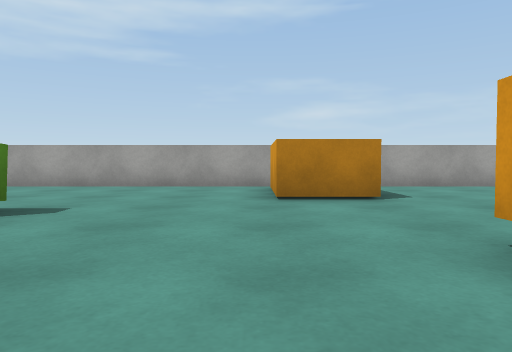
View 1 (above)

24 first-person views from a walk through a 3-D level made in the Unity game engine. The camera is 0.55 m above the floor, tilts 2° down and sees 70° across. The floor is counted in squares, 1 m on a side. Each view is taken from the middle of a square. On the plan, view 1 faces up. The plan holds only what a view shows up to about 9 squares ahead; the rest is blank. The place goes on beyond the plan. The player is left out. Surface patterns are stand-ins for the level's own textures.

View 2
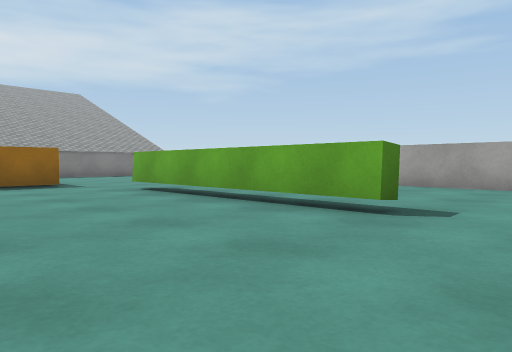

View 3
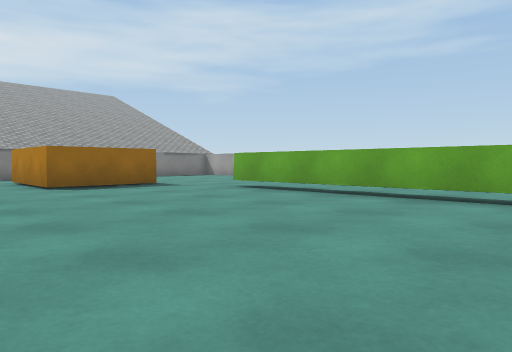

View 4
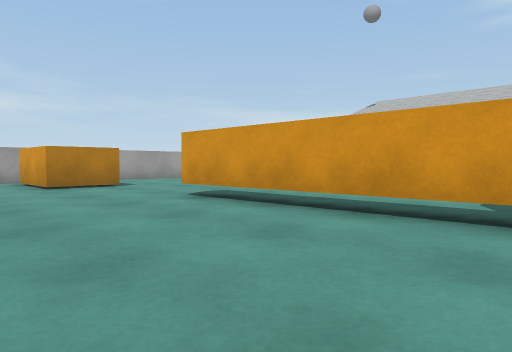

View 5
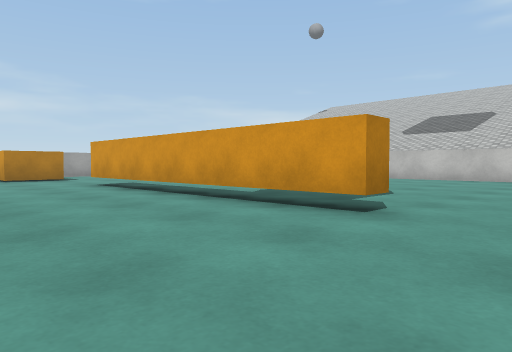

View 6
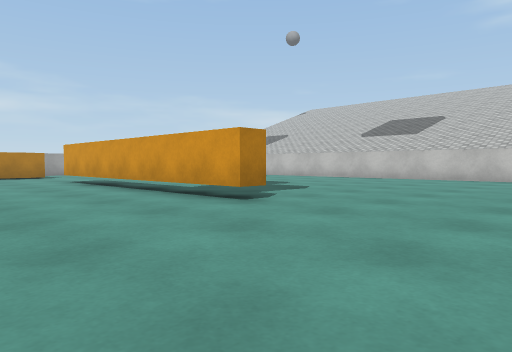

View 7
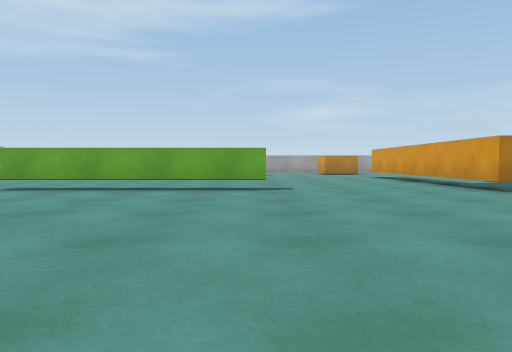

View 8
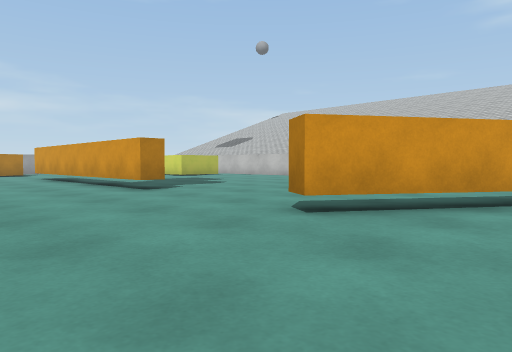

View 9
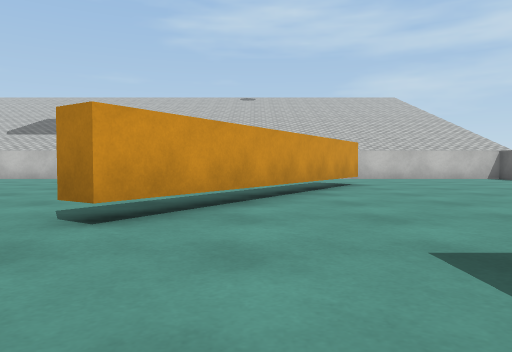

View 10
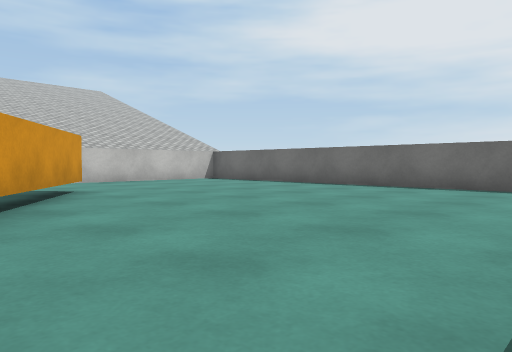

View 11
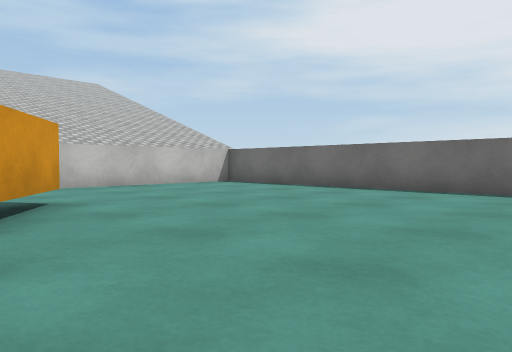

View 12
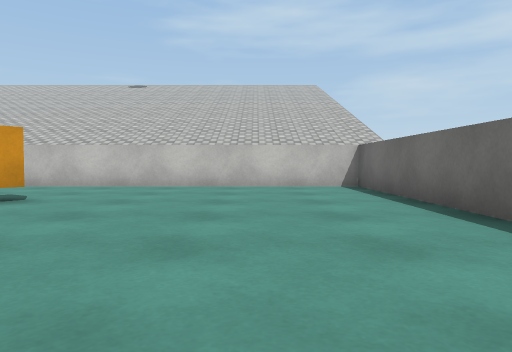

View 13
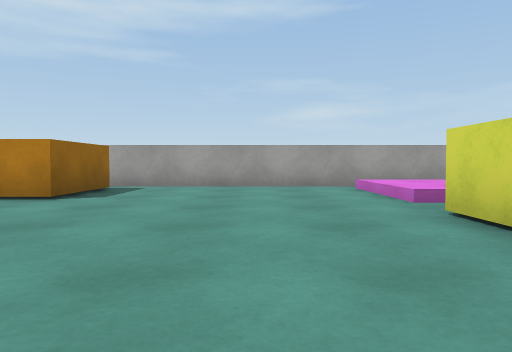

View 14
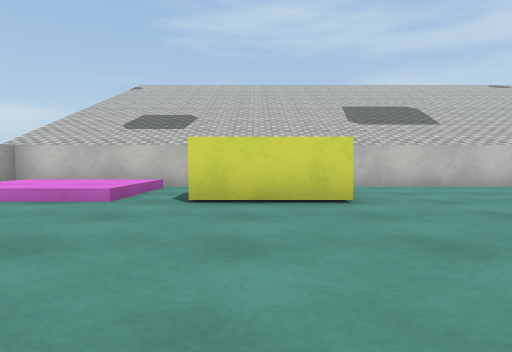

View 15
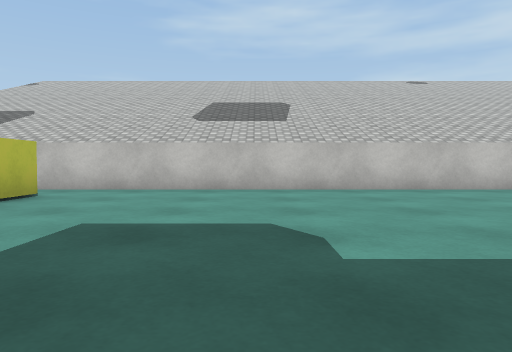

View 16
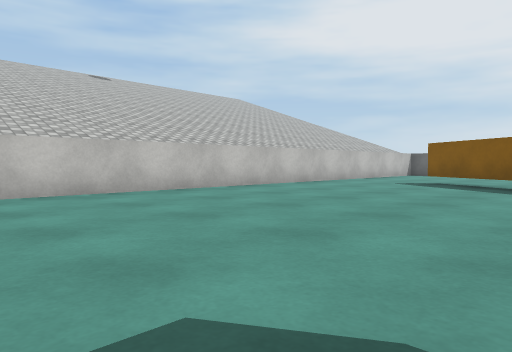

View 17
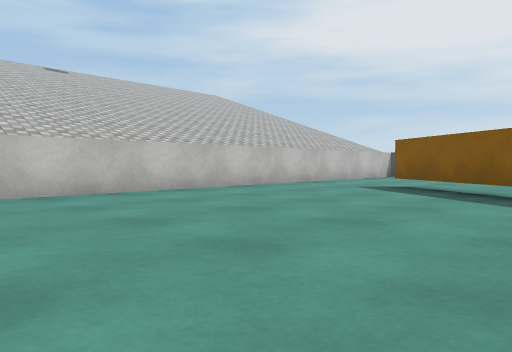

View 18
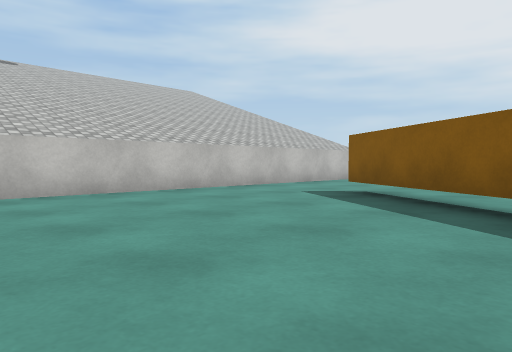

View 19
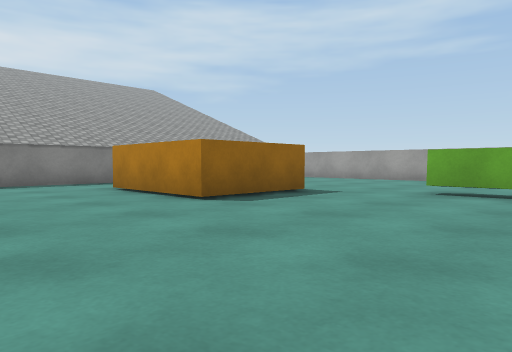

View 20
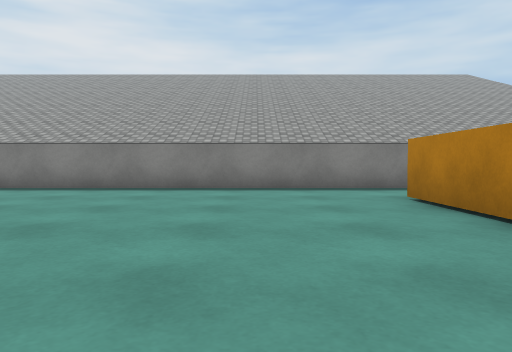

View 21
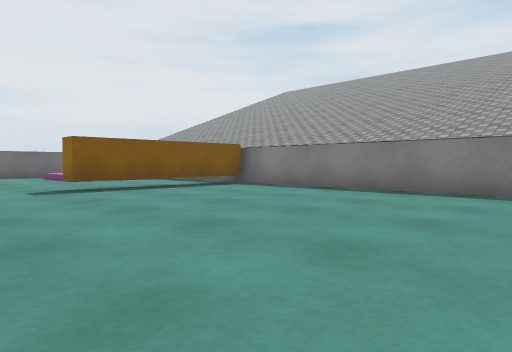

View 22
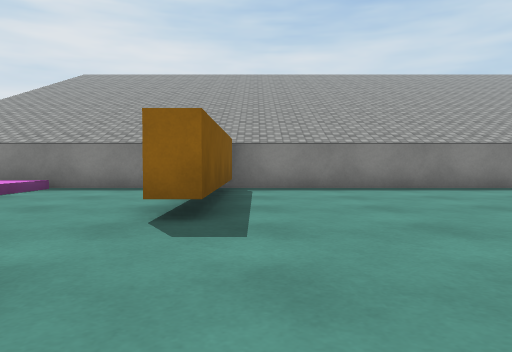

View 23
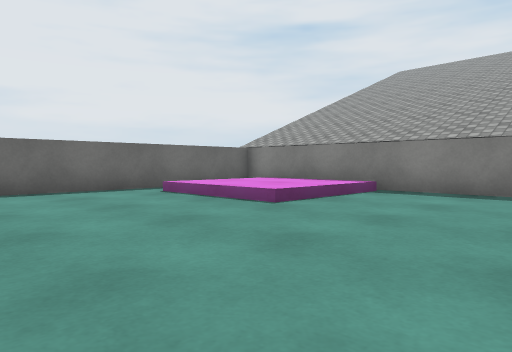

View 24
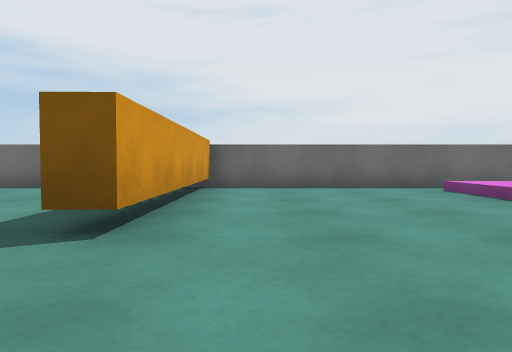

### Floor plan
Key: @ floor where view 1 was taken; # wall or solid block; . floor; ^ raised ledge; B orange block; T thing the floor can be seen under or through; Y yellow block.
Columns run from 16 left of view 1 to 11 right of it. Each row starts with its distance up from view 1.
  9           ##################
  8            ......B......^^^#
  7            ......BB....^^^^#
  6       ...........BB....^^^^#
  5      ...................^^^#
  4      ...TTTTTT.........Y   #
  3      ^.................Y   #
  2      ^............T....YYY.#
  1 #..^^^............T........#
  0 #...............@.T........#
 -1 #.................T........#
 -2 #.................T........#
 -3 #.................T........#
 -4 #.......######....T........#
 -5 #.................T........#
 -6 #....... ..................#
 -7 #....... ..................#
 -8 #......   .................#
 -9 #......    .......T........#
-10 #.......   .......TT.......#
-11 #........   .......TTT.....#
-12 #####....    ........TT....#
-13 #.........      ......TT...#
-14 #.......#.      ...........#
-15 #.......#..      ..........#
-16 #^^^....# ..     ..........#
-17 #^^^....# ..     ..........#
-18 #^^^....#  ..    ..........#
-19    .....#   ..   ..........#
-20  ########   ##    ##########

Positions as (right, up) in squares from view 1, and headings:
1: (0, 0), facing up
2: (-1, 0), facing up-left
3: (-2, -2), facing up-left
4: (-2, -3), facing up-right
5: (-2, -7), facing up-right
6: (-2, -9), facing up-right
7: (-3, -12), facing up
8: (-2, -12), facing up-right
9: (-2, -11), facing right
10: (0, -11), facing down-right
11: (2, -12), facing down-right
12: (2, -17), facing right
13: (5, 0), facing up
14: (2, 3), facing right
15: (3, -2), facing right
16: (4, -3), facing down-right
17: (4, -5), facing down-right
18: (4, -7), facing down-right
19: (-6, -3), facing up-left
20: (-8, -2), facing left
21: (-9, -4), facing down-left
22: (-8, -11), facing left
23: (-9, -12), facing down-left
24: (-9, -11), facing down
